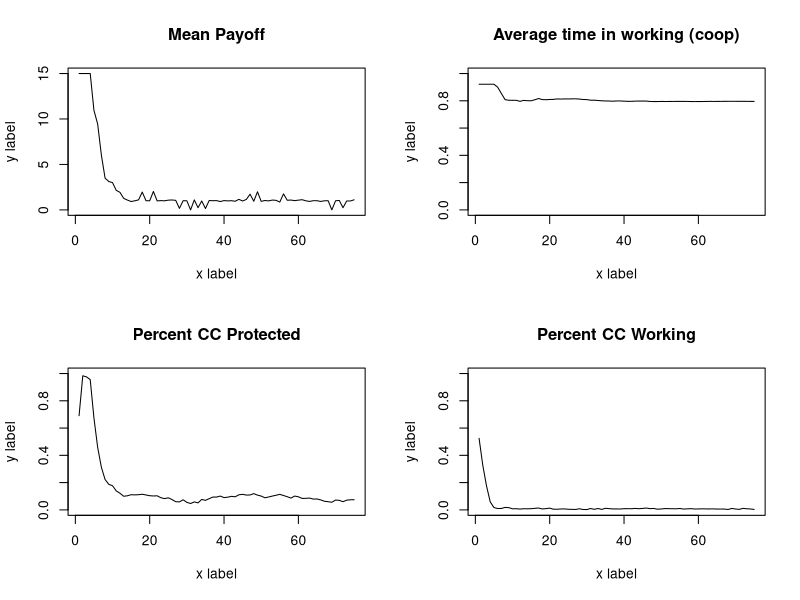
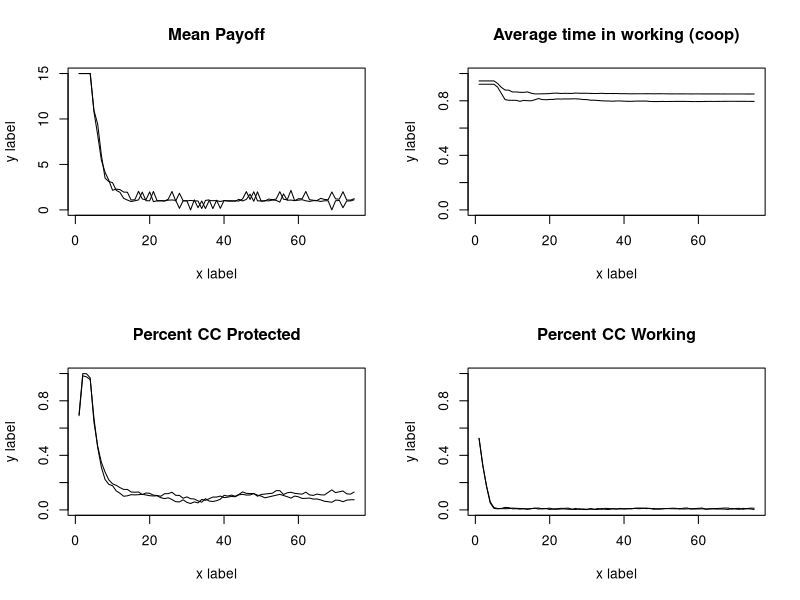
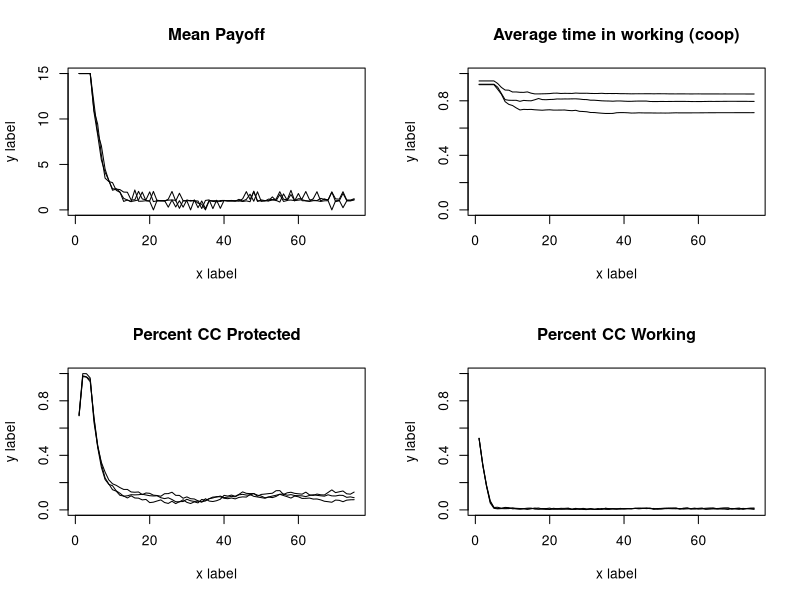
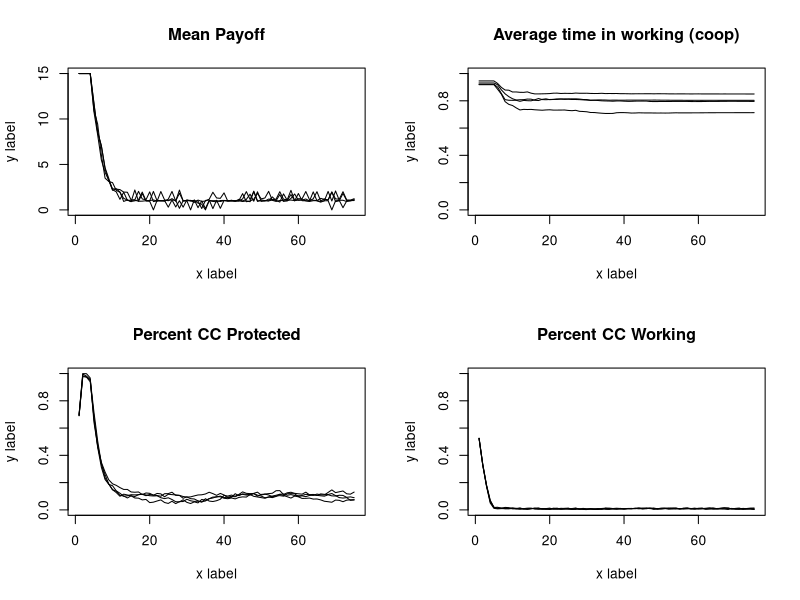
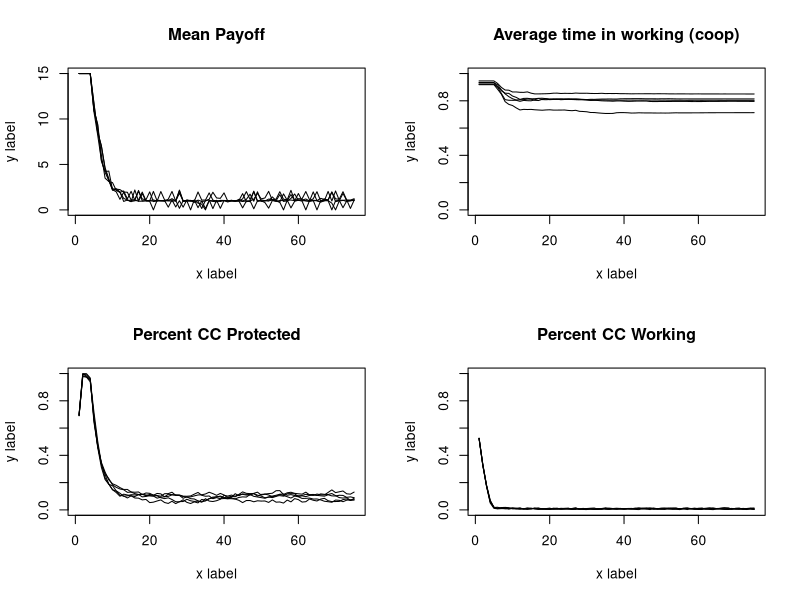
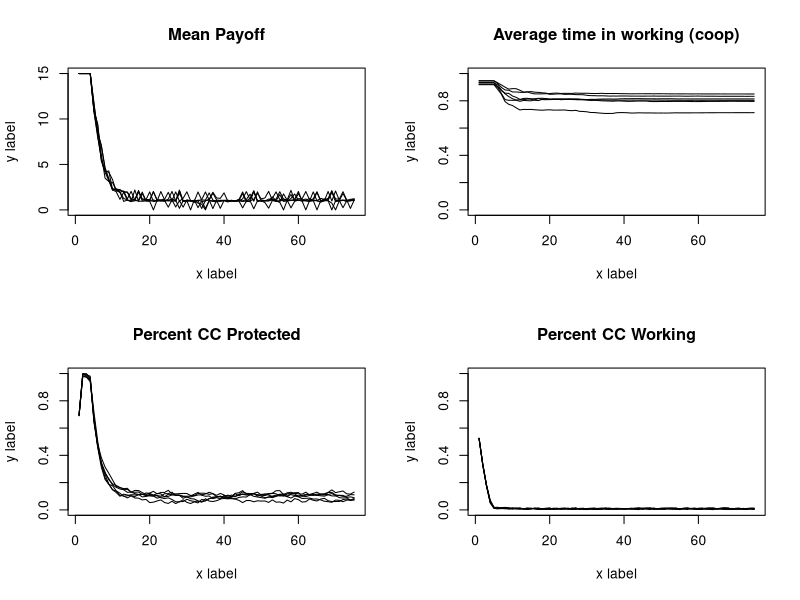
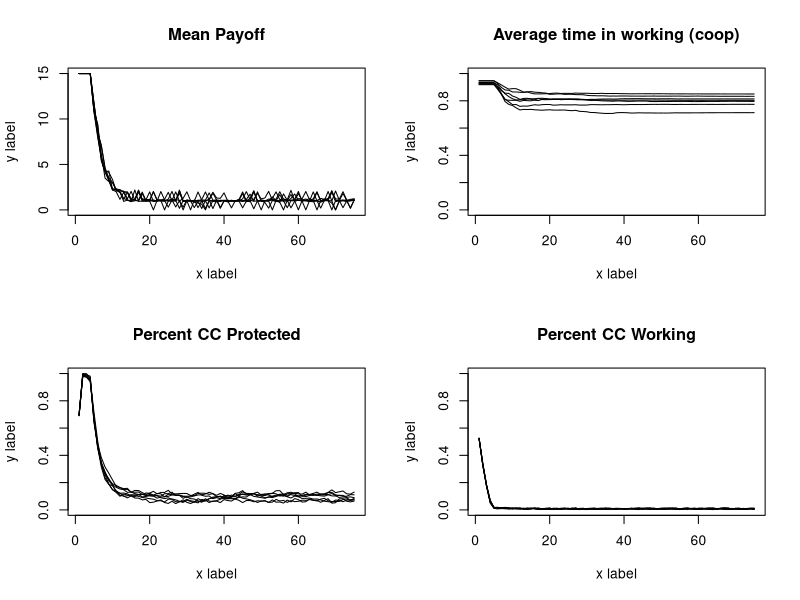
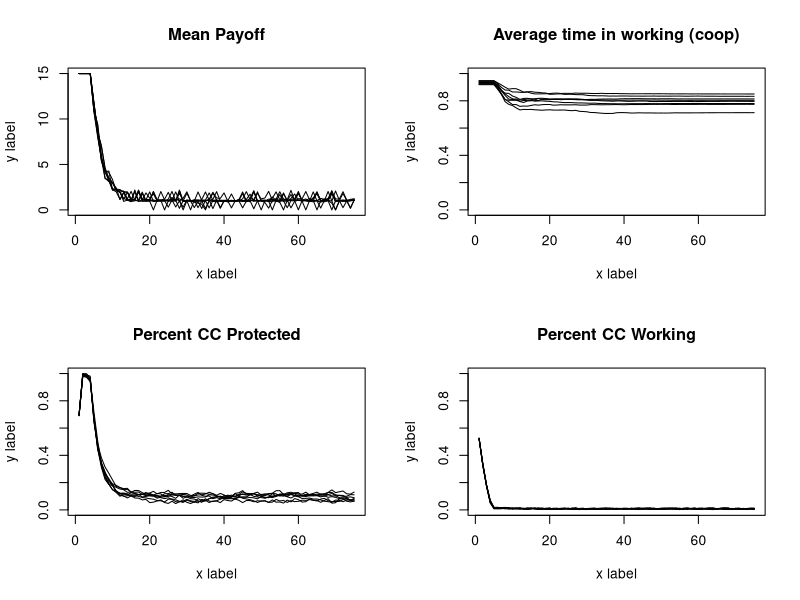

Reproduce these figures in R, in order. (Note: a time limit stopped this script after it produced the figures.)
abm<-function(#Specified parameters
  
  Runs=3,
  Individuals=100, #number of total resource users in a population
  
  TotalCarryingCapacity=10000, #total available resource units
  
  StartPercCarryingCapacity = 0.7, #amount of resources available in the landscape at the start in proportion to CC
  
  PercProtected=0.15, #percent of the total resource that's in a protected area
  
  CoopPercStart=0.9, #percent of individuals who start by following the rules at t0
  
  LearningStrategy = "Success Bias", #options are Success Bias & Conformist
  
  TimeSteps=75,
  ResourceRegenerationPerTimeStep=1.5,
  harvestMax=15,
  ProbOfMobility=0.15){
  
  ## Create output dfs
  
  outputmeanTimeProtect<-as.data.frame(matrix(NA,TimeSteps,Runs)) #output df for mean time harvesting from protected area
  names(outputmeanTimeProtect)<- paste("Run", 1:Runs, sep="")
  
  outputmeanTimeWorking<-as.data.frame(matrix(NA,TimeSteps,Runs))#output df for mean time harvesting from working area
  names(outputmeanTimeWorking)<- paste("Run", 1:Runs, sep="")
  
  outputNumResourcesProtect<-as.data.frame(matrix(NA,TimeSteps,Runs))#output df for resources in protected area
  names(outputNumResourcesProtect)<- paste("Run", 1:Runs, sep="")
  
  outputpercCCProtect<-as.data.frame(matrix(NA,TimeSteps,Runs))#output df for % of CC in protected area
  names(outputpercCCProtect)<- paste("Run", 1:Runs, sep="")
  
  outputNumResourcesWorking<-as.data.frame(matrix(NA,TimeSteps,Runs))#output df for resources in working area
  names(outputNumResourcesWorking)<- paste("Run", 1:Runs, sep="")
  
  outputpercCCWorking<-as.data.frame(matrix(NA,TimeSteps,Runs))#output df for % of CC in working area
  names(outputpercCCWorking)<- paste("Run", 1:Runs, sep="")
  
  outputmeanPayoff<-as.data.frame(matrix(NA,TimeSteps,Runs)) #output df for mean payoff
  names(outputmeanPayoff)<- paste("Run", 1:Runs, sep="")
  
  
  
  for (r in 1:Runs){
    PercWorking= 1-PercProtected #percent of resource in a working landscape
    TotalCCResourceProtected=PercProtected*TotalCarryingCapacity #total resource units in carrying capacity of protected area
    TotalCCResourceWorking=PercWorking*TotalCarryingCapacity #total resource units in carrying capacity of working area
    StartResourceWorking = TotalCCResourceWorking*StartPercCarryingCapacity #number of resources in the working landscape starting
    StartResourceProtected = TotalCCResourceProtected*StartPercCarryingCapacity #number of resources in the protected landscape starting
    CoopNumStart= as.integer(CoopPercStart*Individuals) #number of individuals cooperating fully at t0
    DefNumStart= Individuals - CoopNumStart#number of individuals defecting at t0
    PercTimeProtected = c(rep(0,CoopNumStart),rbeta(DefNumStart,1,2)) #percent of their foraging time each indv spends in the PA
    PercTimeWorking = (1-PercTimeProtected)#percent of their foraging time each indv spends in the working landscape
    
    agents<-data.frame(PercTimeProtected,
                       PercTimeWorking,
                       PayoffProtectedLastTime = rep(NA,Individuals),
                       PayoffWorkingLastTime= rep(NA,Individuals))   #dataframe to be filled with initial payoffs
    
    ProtectPerDefect<-as.integer(StartResourceProtected/DefNumStart) #protected area resources per each individual harvesting there
    WorkingPerTotal<-as.integer(StartResourceWorking/Individuals) #working landscape resources per individual
    
    for ( i in 1:nrow(agents)){  #fill the starting df percent payoff from the protected landscape is a function of the amount 
      agent2<-agents[i,]   #of resources there per individual searching there, and a random draw with a chance of success equal to time spent
      agents[i,4]<-rbinom(1,as.integer(WorkingPerTotal),agent2$PercTimeWorking)
      agents[i,4]<-ifelse(agents[i,4]>=harvestMax,harvestMax,agents[i,4])
      agents[i,3]<- ifelse(agents[i,4]< harvestMax,rbinom(1,ProtectPerDefect,agent2$PercTimeProtected),0) #if they didnt get the max harvest, then 
      agents[i,3]<-ifelse(agents[i,3]>harvestMax-agents[i,4],harvestMax-agents[i,4],agents[i,3])
    } #see what they get from the working landscape first
    
    
    
    agents$PayoffTotalLastTime<- agents$PayoffProtectedLastTime + agents$PayoffWorkingLastTime #total payoff is the sum of what they get from both areas
    
    
    
    
    outputmeanTimeProtect[1,r] <- mean(agents$PercTimeProtected)  #fill it with the outouts from time 1
    outputmeanTimeWorking[1,r]  <- mean(agents$PercTimeWorking) 
    outputNumResourcesProtect[1,r] <- StartResourceProtected-sum(agents$PayoffProtectedLastTime) 
    outputNumResourcesWorking[1,r] <- StartResourceWorking-sum(agents$PayoffWorkingLastTime) 
    outputpercCCProtect[1,r]  <- outputNumResourcesProtect[1,r]/TotalCCResourceProtected
    outputpercCCWorking[1,r]  <- outputNumResourcesWorking[1,r]/TotalCCResourceWorking
    outputmeanPayoff[1,r]  <- mean(agents$PayoffTotalLastTime) 
    
    
    
    for (t in 2:TimeSteps){  #run the abm for all o fthe time steps
      
      #choose new strategy  
      
      LastTimeAgents<-agents  #save the agents from the pervious time to a new df
      
      LastTimePercTimeProtected<-LastTimeAgents$PercTimeProtected  #pull out the previous pretected foraging times as vector
      LastTimePercWorking<-LastTimeAgents$PercTimeWorking  #pull out the previous working foraging times as vector
      
      PercTimeProtected<-rep(NA,length(PercTimeProtected))  #nullify the previous perc time protected vector so we can fill it later and be confident the values changed
      
      if(LearningStrategy == "Success Bias"){ 
        for (j in 1:nrow(LastTimeAgents)){  
          ThisAgent<-LastTimeAgents[j,]      #modify the foraging strategy of each agent individually
          OtherAgents<-LastTimeAgents[-j,]   #dataframe of ther agents for them to copy from
          ThisAgentPayoff<-ThisAgent$PayoffTotalLastTime   #payoff last time period for this agent
          OtherAgentSpecific<-OtherAgents[sample(nrow(OtherAgents),1),] #choose a specific agent for them to get paired up with
          OtherAgentPayoff<-OtherAgentSpecific$PayoffTotalLastTime  #Payoff the other agent recieved
          OtherAgentPercProtect<-OtherAgentSpecific$PercTimeProtected #strategy of other agent
          ThisAgentPercProtect<-ThisAgent$PercTimeProtected  #strategy of this agent
          
          PercTimeProtected[j]<-ifelse(ThisAgentPayoff >=OtherAgentPayoff,ThisAgent$PercTimeProtected,
                                       (ThisAgentPercProtect+((OtherAgentPercProtect-ThisAgentPercProtect)/2))) #vector of new strategies
          
          #if this agent did better than the randomly selected agent then they keep their strategy
          #if they did worse thnan they modify their strategy to be the difference between their previou sstrategy and the randomly selected agent
          
        }}
      #if(LearningStrategy == "Conformist"){
      # for (j in 1:nrow(LastTimeAgents)){  
      #  ThisAgent<-LastTimeAgents[j,]      #Pull out each specific agent
      # OtherAgents<-LastTimeAgents[-j,]   #dataframe of ther agents for them to copy from
      #OtherAgentsSample<-OtherAgents[c(sample(1:nrow(OtherAgents),5)),] #haphazardly chose 5 here...look into lit to find good number!!!
      #OtherAgentsPercProtect<-mean(OtherAgentsSample$PercTimeProtected )# mean strategy of other agents
      #ThisAgentPercProtect<-ThisAgent$PercTimeProtected  #strategy of this agent
      
      #PercTimeProtected[j]<-(ThisAgentPercProtect+((OtherAgentsPercProtect-ThisAgentPercProtect)/2)) #vector of new strategies
      #}}
      
      #   if(LearningStrategy == "Conformist"){
      #    for (j in 1:nrow(LastTimeAgents)){  
      #     ThisAgent<-LastTimeAgents[j,]      #Pull out each specific agent
      #    OtherAgents<-LastTimeAgents[-j,]   #dataframe of ther agents for them to copy from
      #   OtherAgentsSample<-OtherAgents[c(sample(1:nrow(OtherAgents),5)),] #haphazardly chose 5 here...look into lit to find good number!!!
      #  ThisAgentPercProtect<-ThisAgent$PercTimeProtected
      # if(length(which(OtherAgentsSample$PercTimeProtected>0.0))>2 & ThisAgentPercProtect ==0.0){PercTimeProtected[j]<-rbeta(1,1,2)}
      #if(length(which(OtherAgentsSample$PercTimeProtected>0.0))>2 & ThisAgentPercProtect >0.0){PercTimeProtected[j]<-ThisAgentPercProtect}
      #    if(length(which(OtherAgentsSample$PercTimeProtected==0.0))>2){PercTimeProtected[j]<-0.0}
      #  }}
      
      if(LearningStrategy == "Conformist"){
        for (j in 1:nrow(LastTimeAgents)){  
          ThisAgent<-LastTimeAgents[j,]      #Pull out each specific agent
          OtherAgents<-LastTimeAgents[-j,]   #dataframe of ther agents for them to copy from
          OtherAgentsSample<-OtherAgents[c(sample(1:nrow(OtherAgents),5)),] #haphazardly chose 5 here...look into lit to find good number!!!
          ThisAgentPercProtect<-ThisAgent$PercTimeProtected
          if(length(which(OtherAgentsSample$PercTimeProtected>0.0))>2 ){
            PercTimeProtected[j]<-mean(OtherAgentsSample[OtherAgentsSample$PercTimeProtected!=0.0,]$PercTimeProtected )# mean strategy of other agents
          }
          if(length(which(OtherAgentsSample$PercTimeProtected==0.0))>2){PercTimeProtected[j]<-0.0}
        }}
      
      PercTimeWorking<- 1-PercTimeProtected   #time foraging in the working landscape
      
      
      agents<-data.frame(PercTimeProtected,   #new agent dataframe to fill
                         PercTimeWorking,
                         PayoffProtectedLastTime = rep(NA,Individuals),
                         PayoffWorkingLastTime= rep(NA,Individuals)) 
      
      
      #New resource pools to pull from
      #make sure they dont regenerate past their carrying capacity
      
      NewProtectedResourcesTotal<-round(outputNumResourcesProtect[t-1,r] * ResourceRegenerationPerTimeStep,digits=0)
      NewProtectedResourcesTotal<-ifelse(NewProtectedResourcesTotal<=  TotalCCResourceProtected,NewProtectedResourcesTotal, TotalCCResourceProtected)
      NewWorkingResourcesTotal<-round(outputNumResourcesWorking[t-1,r] * ResourceRegenerationPerTimeStep,digits=0)
      NewWorkingResourcesTotal<-ifelse(NewWorkingResourcesTotal<=TotalCCResourceWorking,NewWorkingResourcesTotal,TotalCCResourceWorking)
      
      ##Resource mobility
      LeaveWorking<-rbinom(1,NewWorkingResourcesTotal,ProbOfMobility) #number of resources which leave the protected area
      LeaveProtected<-rbinom(1,as.integer(NewProtectedResourcesTotal),ProbOfMobility)#number of resources which leave the working area
      
      #do the accounting on entering vs leaving individuals
      NewWorkingResourcesTotal<-NewWorkingResourcesTotal-LeaveWorking+LeaveProtected
      NewProtectedResourcesTotal<-NewProtectedResourcesTotal-LeaveProtected+LeaveWorking
      
      #Make sure they dont go over the CC again
      NewWorkingResourcesTotal<-ifelse(NewWorkingResourcesTotal<=TotalCCResourceWorking,NewWorkingResourcesTotal,TotalCCResourceWorking)
      NewProtectedResourcesTotal<-ifelse(NewProtectedResourcesTotal<=  TotalCCResourceProtected,NewProtectedResourcesTotal, TotalCCResourceProtected)
      
      
      ##calculate available resources per individual
      if(nrow(agents[agents$PercTimeProtected>0,])==0){ProtectPerDefect<-NewProtectedResourcesTotal}
      if(nrow(agents[agents$PercTimeProtected>0,])!=0){ProtectPerDefect<-as.integer(NewProtectedResourcesTotal/nrow(agents[agents$PercTimeProtected>0,]))}
      WorkingPerTotal<-as.integer(NewWorkingResourcesTotal/Individuals)
      
      
      for ( i in 1:nrow(agents)){  #fill the starting df percent payoff from the protected landscape is a function of the amount 
        agent2<-agents[i,]   #of resources there per individual searching there, and a random draw with a chance of success equal to time spent
        agents[i,4]<-rbinom(1,as.integer(WorkingPerTotal),agent2$PercTimeWorking)
        agents[i,4]<-ifelse(agents[i,4]>=harvestMax,harvestMax,agents[i,4])
        agents[i,3]<- ifelse(agents[i,4]< harvestMax,rbinom(1,ProtectPerDefect,agent2$PercTimeProtected),0) #if they didnt get the max harvest, then 
        agents[i,3]<-ifelse(agents[i,3]>harvestMax-agents[i,4],harvestMax-agents[i,4],agents[i,3])
      } #see what they get from the working landscape first
      
      
      
      agents$PayoffTotalLastTime<- agents$PayoffProtectedLastTime + agents$PayoffWorkingLastTime #total payoff is the sum of what they get from both areas
      
      outputmeanTimeProtect[t,r] <- mean(agents$PercTimeProtected)  #fill it with the outouts from time 1
      outputmeanTimeWorking[t,r]  <- mean(agents$PercTimeWorking) 
      outputNumResourcesProtect[t,r] <- NewProtectedResourcesTotal-sum(agents$PayoffProtectedLastTime) 
      outputNumResourcesWorking[t,r]  <- NewWorkingResourcesTotal-sum(agents$PayoffWorkingLastTime)
      outputpercCCProtect[t,r]  <- outputNumResourcesProtect[t,r]/TotalCCResourceProtected
      outputpercCCWorking[t,r]  <- outputNumResourcesWorking[t,r]/TotalCCResourceWorking
      outputmeanPayoff[t,r]  <- mean(agents$PayoffTotalLastTime)
      
    }
    par(mfrow=c(2,2))
    
    #mean payoff
    plot(rowMeans(outputmeanPayoff), type = 'l', ylab = "y label", xlab = "x label", ylim=c(0,harvestMax), lwd = 3, main = "Mean Payoff")
    
    for (j in 1:Runs) {  
      
      lines(outputmeanPayoff[,j], type = 'l')  # add lines for each run, up to r_max
      
    }
    
    #% CC protected
    plot(rowMeans(outputmeanTimeWorking), type = 'l', ylab = "y label", xlab = "x label", ylim=c(0,1), lwd = 3, main = "Average time in working (coop)")
    
    for (j in 1:Runs) {  
      
      lines(outputmeanTimeWorking[,j], type = 'l')  # add lines for each run, up to r_max
      
    }
    
    #% CC protected
    plot(rowMeans(outputpercCCProtect), type = 'l', ylab = "y label", xlab = "x label", ylim=c(0,1), lwd = 3, main = "Percent CC Protected")
    
    for (j in 1:Runs) {  
      
      lines(outputpercCCProtect[,j], type = 'l')  # add lines for each run, up to r_max
      
    }
    
    #% CC working
    plot(rowMeans(outputpercCCWorking), type = 'l', ylab = "y label", xlab = "x label", ylim=c(0,1), lwd = 3, main = "Percent CC Working")
    
    for (j in 1:Runs) {  
      
      lines(outputpercCCWorking[,j], type = 'l')  # add lines for each run, up to r_max
      
    }

    
  }
  outputmeanPayoff$Timestep<-c(1:TimeSteps)
  outputmeanTimeProtect$Timestep<-c(1:TimeSteps)
  outputmeanTimeWorking$Timestep<-c(1:TimeSteps)
  outputNumResourcesProtect$Timestep<-c(1:TimeSteps)
  outputNumResourcesWorking$Timestep<-c(1:TimeSteps)
  outputpercCCProtect$Timestep<-c(1:TimeSteps)
  outputpercCCWorking$Timestep<-c(1:TimeSteps)
  outputmeanPayoff$Timestep<-c(1:TimeSteps)
  
  
  FullOutput<-list(meanPayoff=outputmeanPayoff,
                   meanTimeProtect=outputmeanTimeProtect,
                   meanTimeWorking=outputmeanTimeWorking,
                   NumResourcesProtect=outputNumResourcesProtect,
                   NumResourcesWorking=outputNumResourcesWorking,
                   percCCProtect=outputpercCCProtect,
                   percCCWorking=outputpercCCWorking,
                   meanPayoff=outputmeanPayoff)
  
  FullOutput<<-FullOutput
  
  
}

abm(Runs=10,CoopPercStart = 0.8, ProbOfMobility=0.45 )

#fill a dataframe with the means

FillData<-data.frame(PercProtected=seq(0.1,0.9,0.05),ResourceMobility=seq(0.1,0.9,0.05))
FillData<-expand.grid(PercProtected=seq(0.1,0.9,0.05), ResourceMobility=seq(0.1,0.9,0.05))
FillData$ProtectedCC<-rep(NA,nrow(FillData))

for (i in 1:nrow(FillData)){
abm(Runs=10,Individuals = 100,
    PercProtected = FillData[i,]$PercProtected, 
    ProbOfMobility = FillData[i,]$ResourceMobility)
FillData[i,3]<-apply(FullOutput$percCCProtect[75,1:10],1,mean)  
  
}
  
